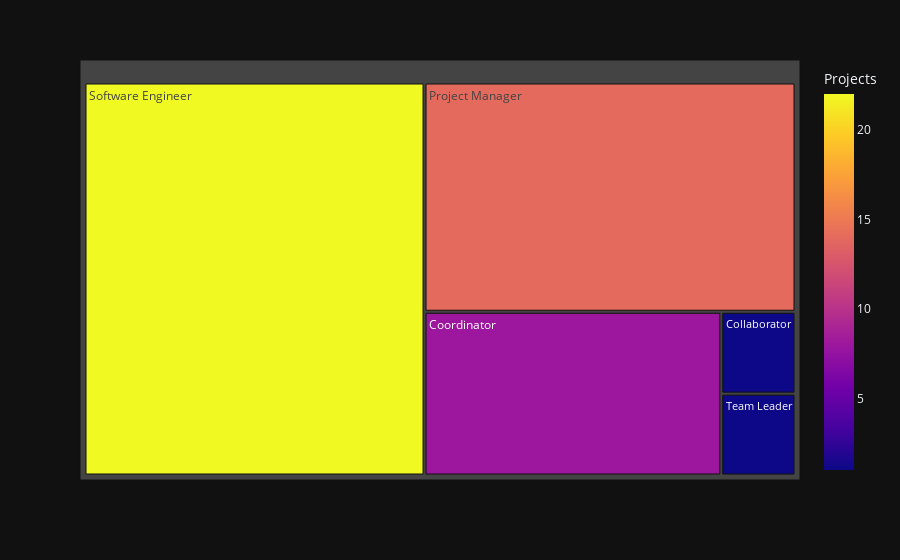

The cell this chart's notebook holds for it:
### Markdown cell above
Role I played in the projects

### Code cell
count = Counter()
for row in projects['JobTitle']:
    try:
        row_list = row.split(";")
    except:
        pass
    count.update(Counter(combinations(row_list, 1)))
dic = dict()    
for key,value in count.most_common(10):
    dic[key[0]] = value
jobTitle = pd.DataFrame()
jobTitle["JobTitle"] = dic.keys()
jobTitle["Count"] = dic.values()
jobTitle["Count %"] = jobTitle["Count"].apply(lambda x: (x*100)/projects.shape[0])

fig1 = px.treemap(jobTitle[:100], path=["JobTitle"], values="Count", hover_data=["JobTitle","Count"], 
                  color="Count", 
                  template="plotly_dark",
                   labels={"Count":"Projects", "JobTitle":"Job Title"})
fig1.show()

### Figure 1 — Plotly figure (JSON) as saved in the notebook; plotly's stock layout.template omitted (floating-point values rounded to 4 significant figures)
{"data": [{"branchvalues": "total", "customdata": [["Collaborator", 1, 1], ["Coordinator", 8, 8], ["Project Manager", 14, 14], ["Software Engineer", 22, 22], ["Team Leader", 1, 1]], "domain": {"x": [0, 1], "y": [0, 1]}, "hovertemplate": "labels=%{label}<br>Count_sum=%{value}<br>parent=%{parent}<br>id=%{id}<br>Job Title=%{customdata[0]}<br>Projects=%{color}<extra></extra>", "ids": ["Collaborator", "Coordinator", "Project Manager", "Software Engineer", "Team Leader"], "labels": ["Collaborator", "Coordinator", "Project Manager", "Software Engineer", "Team Leader"], "marker": {"coloraxis": "coloraxis", "colors": [1, 8, 14, 22, 1]}, "name": "", "parents": ["", "", "", "", ""], "type": "treemap", "values": [1, 8, 14, 22, 1]}], "layout": {"coloraxis": {"colorbar": {"title": {"text": "Projects"}}, "colorscale": [[0, "#0d0887"], [0.1111, "#46039f"], [0.2222, "#7201a8"], [0.3333, "#9c179e"], [0.4444, "#bd3786"], [0.5556, "#d8576b"], [0.6667, "#ed7953"], [0.7778, "#fb9f3a"], [0.8889, "#fdca26"], [1, "#f0f921"]]}, "legend": {"tracegroupgap": 0}, "margin": {"t": 60}}}
